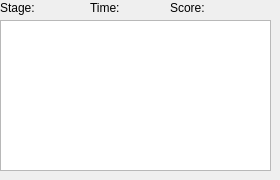
     <widget class="QWidget" name="tab_4">
      <attribute name="title">
       <string>Information</string>
      </attribute>
      <widget class="QLabel" name="lbl_forStage">
       <property name="geometry">
        <rect>
         <x>0</x>
         <y>0</y>
         <width>41</width>
         <height>16</height>
        </rect>
       </property>
       <property name="text">
        <string>Stage:</string>
       </property>
      </widget>
      <widget class="QLabel" name="lbl_stage">
       <property name="geometry">
        <rect>
         <x>40</x>
         <y>0</y>
         <width>49</width>
         <height>16</height>
        </rect>
       </property>
       <property name="text">
        <string/>
       </property>
      </widget>
      <widget class="QLabel" name="label_2">
       <property name="geometry">
        <rect>
         <x>90</x>
         <y>0</y>
         <width>31</width>
         <height>16</height>
        </rect>
       </property>
       <property name="text">
        <string>Time:</string>
       </property>
      </widget>
      <widget class="QLabel" name="lbl_time">
       <property name="geometry">
        <rect>
         <x>120</x>
         <y>0</y>
         <width>49</width>
         <height>16</height>
        </rect>
       </property>
       <property name="text">
        <string/>
       </property>
      </widget>
      <widget class="QLabel" name="lbl_teamName1">
       <property name="geometry">
        <rect>
         <x>70</x>
         <y>20</y>
         <width>61</width>
         <height>16</height>
        </rect>
       </property>
       <property name="text">
        <string/>
       </property>
      </widget>
      <widget class="QLabel" name="lbl_teamName2">
       <property name="geometry">
        <rect>
         <x>210</x>
         <y>20</y>
         <width>61</width>
         <height>20</height>
        </rect>
       </property>
       <property name="text">
        <string/>
       </property>
      </widget>
      <widget class="QLabel" name="label">
       <property name="geometry">
        <rect>
         <x>170</x>
         <y>0</y>
         <width>41</width>
         <height>16</height>
        </rect>
       </property>
       <property name="text">
        <string>Score:</string>
       </property>
      </widget>
      <widget class="QLabel" name="lbl_score">
       <property name="geometry">
        <rect>
         <x>210</x>
         <y>0</y>
         <width>54</width>
         <height>16</height>
        </rect>
       </property>
       <property name="text">
        <string/>
       </property>
      </widget>
      <widget class="QTableWidget" name="tbl_info">
       <property name="geometry">
        <rect>
         <x>0</x>
         <y>20</y>
         <width>271</width>
         <height>151</height>
        </rect>
       </property>
      </widget>
     </widget>
